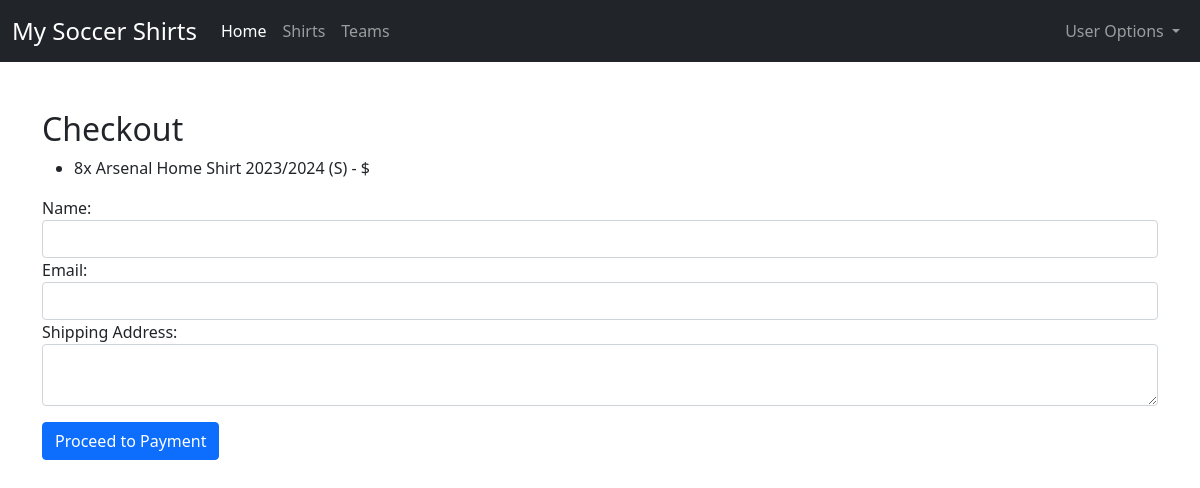
/checkout/ (signed in), run on an earlier commit of the app's database.
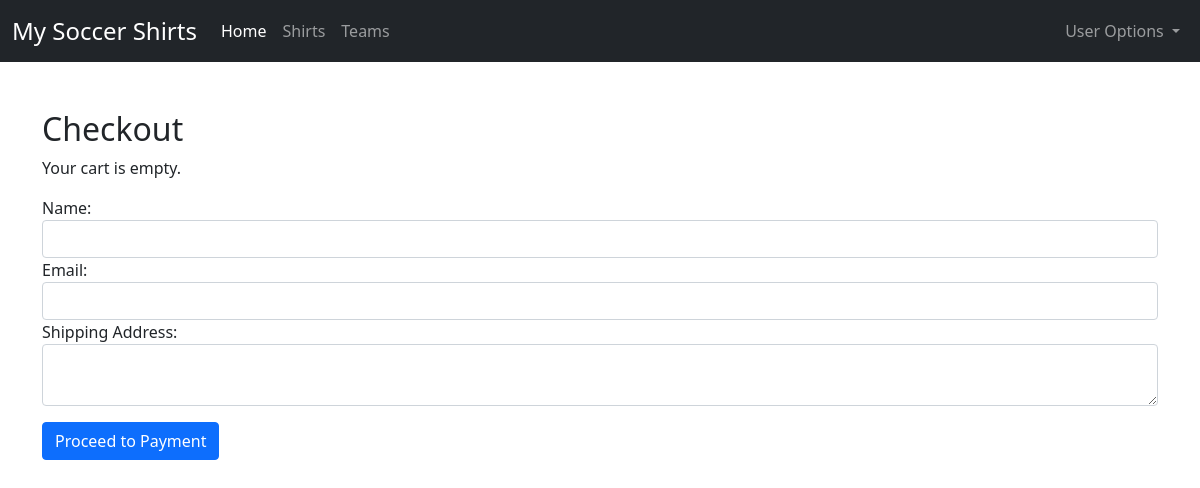
And on a later commit of the database.
### cart/models.py (models this page shows, shortened)
class CartItem(models.Model):
    cart = models.ForeignKey(Cart, related_name='items', on_delete=models.CASCADE)
    shirt = models.ForeignKey(Shirt, on_delete=models.CASCADE)
    quantity = models.PositiveIntegerField(default=1)
    size_choices = [
        ('S', 'Small'),
        ('M', 'Medium'),
        ('L', 'Large'),
        ('XL', 'Extra Large'),
    ]
    size = models.CharField(max_length=2, choices=size_choices)

### shirts/models.py (models this page shows, shortened)
class Shirt(models.Model):
    team_choices = [
        ('ARS', 'Arsenal'),
        ('CHE', 'Chelsea'),
        ('LIV', 'Liverpool'),
        ('MCI', 'Manchester City'),
        ('MUN', 'Manchester United'),
    ]
    season_choices = [
        ('2021/2022', '2021/2022'),
        ('2022/2023', '2022/2023'),
        ('2023/2024', '2023/2024'),
    ]
    home_or_away_choices = [
        ('Home', 'Home'),
        ('Away', 'Away'),
        ('Third', 'Third'),
    ]
    sku = models.CharField(max_length=20, unique=True)
    name = models.CharField(max_length=100)
    team = models.CharField(max_length=3, choices=team_choices)
    season = models.CharField(max_length=9, choices=season_choices)
    home_or_away = models.CharField(max_length=5, choices=home_or_away_choices)
    price = models.DecimalField(max_digits=6, decimal_places=2)
    description = models.TextField()
    image = models.ImageField(upload_to='shirts/')
    stock = models.PositiveIntegerField(default=0)

### checkout/views.py (the view, shortened to what this page needs)
# urls.py: path('', views.checkout, name='checkout'),
def checkout(request):
    print("Checkout view called")
    cart = get_cart(request)
    print(f"Cart items: {cart.items.count()}")
    print(cart)
    return render(request, 'checkout/checkout.html', {'cart': cart})

### cart/models.py (called while the page is built)
    def __str__(self):
        return f"Cart of {self.user.username if self.user else 'Anonymous'}"

### cart/views.py (called while the page is built)
def get_cart(request):
    if request.user.is_authenticated:
        cart, created = Cart.objects.get_or_create(user=request.user)
    else:
        session_key = request.session.session_key
        if not session_key:
            request.session.save()
            session_key = request.session.session_key
        cart, created = Cart.objects.get_or_create(session_key=session_key)
    return cart

### checkout/templates/checkout/checkout.html (shortened to what this page needs)
{% extends "base.html" %}
{% block content %}
<div class="container mt-5">
    <h2>Checkout</h2>
    {% if cart.items.all %}
        <ul>
            {% for item in cart.items.all %}
                <li>{{ item.quantity }}x {{ item.shirt.name }} ({{ item.size }}) - ${{ item.price }}</li>
            {% endfor %}
        </ul>
    {% else %}
        <p>Your cart is empty.</p>
    {% endif %}
    <form method="post">
        <div class="form-group">
            <label for="name">Name:</label>
            <input type="text" name="name" class="form-control" required>
        </div>
        <div class="form-group">
            <label for="email">Email:</label>
            <input type="email" name="email" class="form-control" required>
        </div>
        <div class="form-group">
            <label for="address">Shipping Address:</label>
            <textarea name="address" class="form-control" required></textarea>
        </div>
        <button type="submit" class="btn btn-primary mt-3">Proceed to Payment</button>
    </form>
</div>
{% endblock %}

### templates/base.html (shortened to what this page needs)
<!DOCTYPE html>
<html lang="en">
<head>
    <link href="https://cdn.jsdelivr.net/npm/bootstrap@5.1.3/dist/css/bootstrap.min.css" rel="stylesheet">
    {% load static %}
    <link rel="stylesheet" href="{% static 'css/base.css' %}">
</head>
<body>
    <nav class="navbar navbar-expand-lg navbar-dark bg-dark">
        <div class="container-fluid">
            <a class="navbar-brand" href="#">
                My Soccer Shirts
            </a>
            <div class="collapse navbar-collapse" id="navbarNav">
                <ul class="navbar-nav me-auto mb-2 mb-lg-0">
                    <li class="nav-item">
                        <a class="nav-link active" aria-current="page" href="#">Home</a>
                    </li>
                    <li class="nav-item">
                        <a class="nav-link" href="#">Shirts</a>
                    </li>
                    <li class="nav-item">
                        <a class="nav-link" href="#">Teams</a>
                    </li>
                </ul>
                <ul class="navbar-nav ms-auto mb-2 mb-lg-0">
                    <li class="nav-item dropdown">
                        <a class="nav-link dropdown-toggle" href="#" id="user-options" role="button" data-bs-toggle="dropdown" aria-expanded="false">
                            User Options
                        </a>
                    </li>
                </ul>
            </div>
        </div>
    </nav>
    {% block content %}
    {% endblock %}
</body>
</html>

### static/css/base.css (style rules this page uses)
.navbar-brand { font-size: 1.5rem; }

What changed in the data, as far as the page shows it:
removed CartItem: quantity "8", shirt.name "Arsenal Home Shirt 2023/2024", size "S"
Also different on the page:
text now shown: "Your cart is empty."
